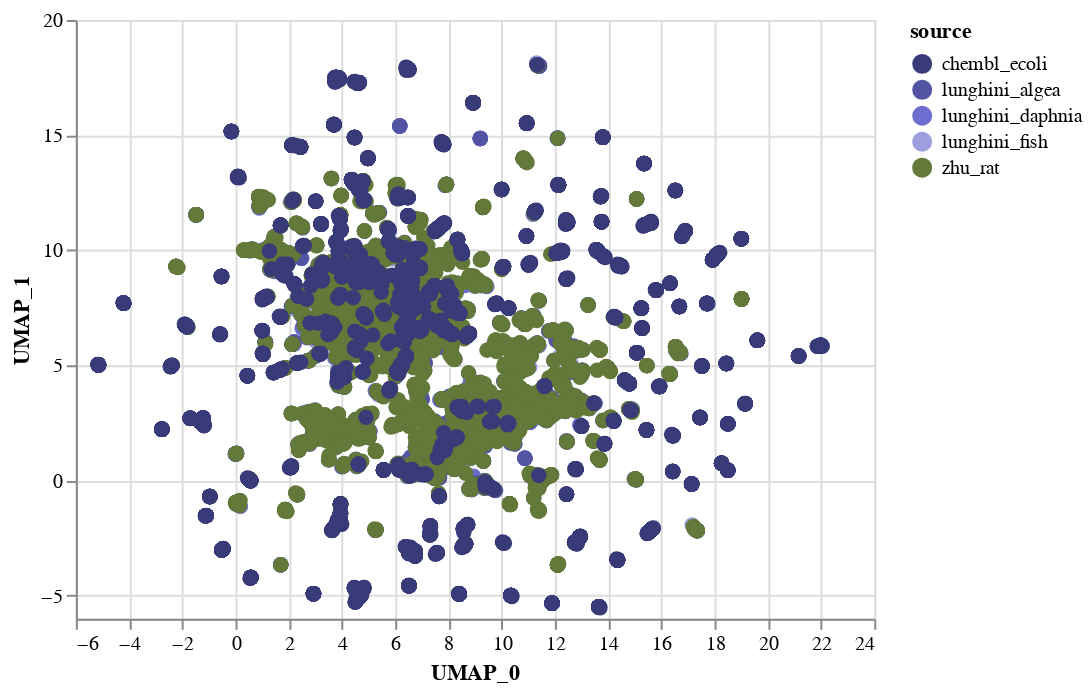

Source (notebook cell):
### Code cell
selection = alt.selection_multi(fields=['source'], bind='legend')
alt.Chart(dataset_).mark_circle(size=60).encode(
    x='UMAP_0',
    y='UMAP_1',
    color=alt.Color('source:N', scale=alt.Scale(scheme='category20b')),
    opacity=alt.condition(selection, alt.value(1), alt.value(0.01))
).add_selection(selection)

### Figure 1 — Vega-Lite specification as saved in the notebook (floating-point values rounded to 4 significant figures; data arrays with more than 128 entries replaced by an {"elided": "..."} marker saying what was removed)
{"config": {"view": {"continuousWidth": 400, "continuousHeight": 300}}, "data": {"name": "data-8af889a0eadfa5a23963c894d6e641df"}, "mark": {"type": "circle", "size": 60}, "encoding": {"color": {"type": "nominal", "field": "source", "scale": {"scheme": "category20b"}}, "opacity": {"condition": {"value": 1, "selection": "selector001"}, "value": 0.01}, "x": {"type": "quantitative", "field": "UMAP_0"}, "y": {"type": "quantitative", "field": "UMAP_1"}}, "selection": {"selector001": {"type": "multi", "fields": ["source"], "bind": "legend"}}, "$schema": "https://vega.github.io/schema/vega-lite/v4.8.1.json", "datasets": {"data-8af889a0eadfa5a23963c894d6e641df": {"elided": "17684 records"}}}
